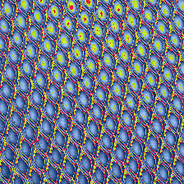
#> input picture data/processed_grid/train/good/000.png, 184 x 184 px, shrunk from 224 x 224 before the run, found by its file name
$ python expore_grid.py
#> lines starting #> are read from the running program, lines starting #| are printed output that depends on the picture
# Exploring grid dataset structure:
# train/: 1 subdirectories, 264 image files
#   - good: 264 images
# test/: 6 subdirectories, 78 image files
#   - bent: 12 images
#   - broken: 12 images
#   - glue: 11 images
#   - good: 21 images
#   - metal_contamination: 11 images
#   - thread: 11 images
# ground_truth/: 5 subdirectories, 57 image files
#   - bent: 12 images
#   - broken: 12 images
#   - glue: 11 images
#   - metal_contamination: 11 images
#   - thread: 11 images


import cv2
import matplotlib.pyplot as plt
from pathlib import Path

# Define paths for grid category
grid_path = Path("data/grid")
normal_image_path = grid_path / "train" / "good" / "000.png"
defective_image_path = grid_path / "test" / "broken" / "000.png"
gt_mask_path = grid_path / "ground_truth" / "broken" / "000_mask.png"

# Load images
normal_image = cv2.imread(str(normal_image_path))
#> normal_image is the input picture: shape (184, 184, 3); mean B, G, R 136.2, 117.1, 108.4
defective_image = cv2.imread(str(defective_image_path))
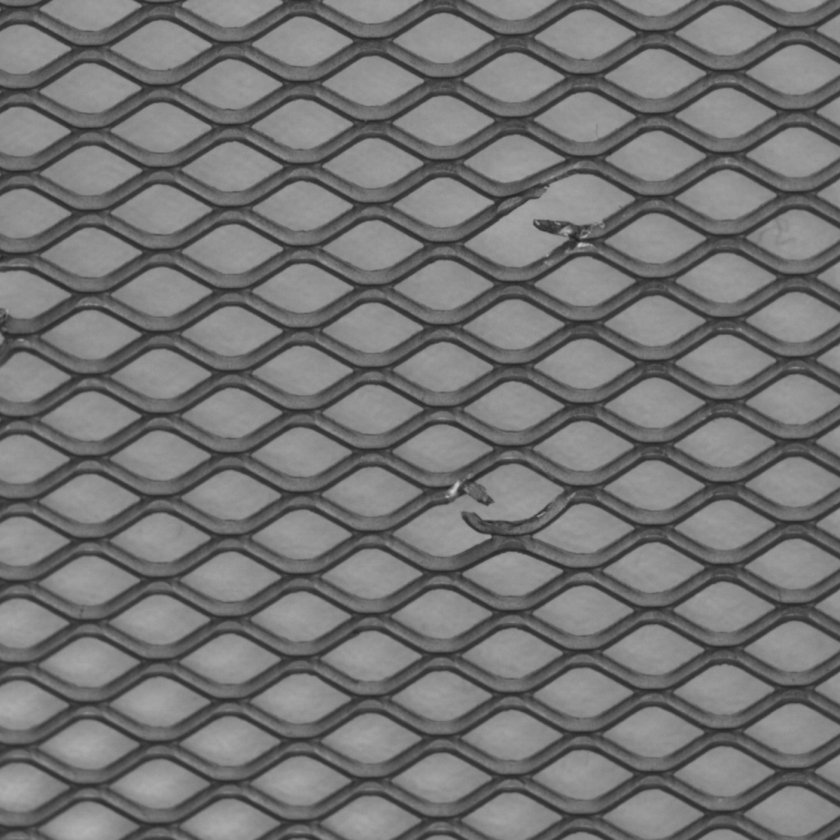
#> input picture data/grid/test/broken/000.png, 840 x 840 px, shrunk from 1024 x 1024 before the run
#> defective_image is the input picture: shape (840, 840, 3); min 36, max 205, mean 115.4
gt_mask = cv2.imread(str(gt_mask_path), cv2.IMREAD_GRAYSCALE)
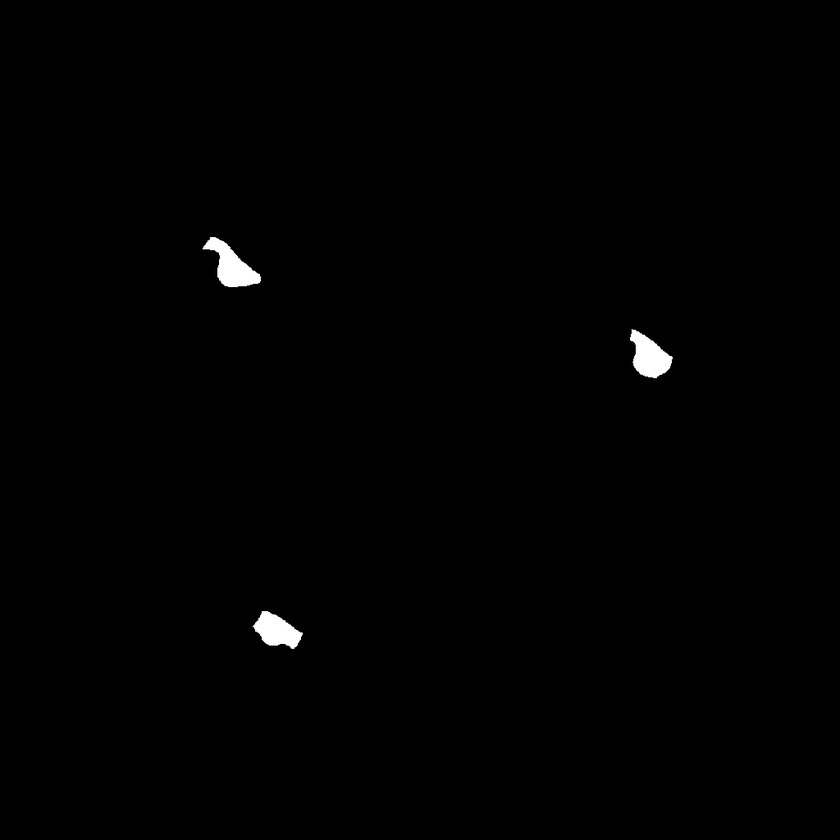
#> input picture data/grid/ground_truth/bent/000_mask.png, 840 x 840 px, shrunk from 1024 x 1024 before the run, found by its file name
#> gt_mask is the input picture: shape (840, 840); min 0, max 255, mean 1.3

# Convert BGR to RGB for display
normal_image_rgb = cv2.cvtColor(normal_image, cv2.COLOR_BGR2RGB)
defective_image_rgb = cv2.cvtColor(defective_image, cv2.COLOR_BGR2RGB)

# Visualize
plt.figure(figsize=(15, 5))
plt.subplot(1, 3, 1)
plt.title("Normal Grid")
plt.imshow(normal_image_rgb)
plt.axis("off")

plt.subplot(1, 3, 2)
plt.title("Defective Grid (Broken)")
plt.imshow(defective_image_rgb)
plt.axis("off")

plt.subplot(1, 3, 3)
plt.title("Ground Truth Mask")
plt.imshow(gt_mask, cmap="gray")
plt.axis("off")

plt.show()
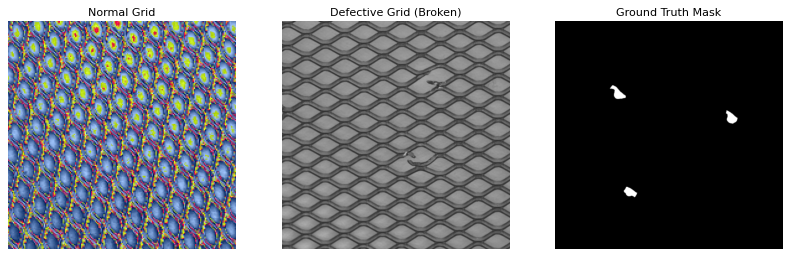
#> figure drawn by matplotlib, 3 panels

# [16 lines of commented-out code are left out]
